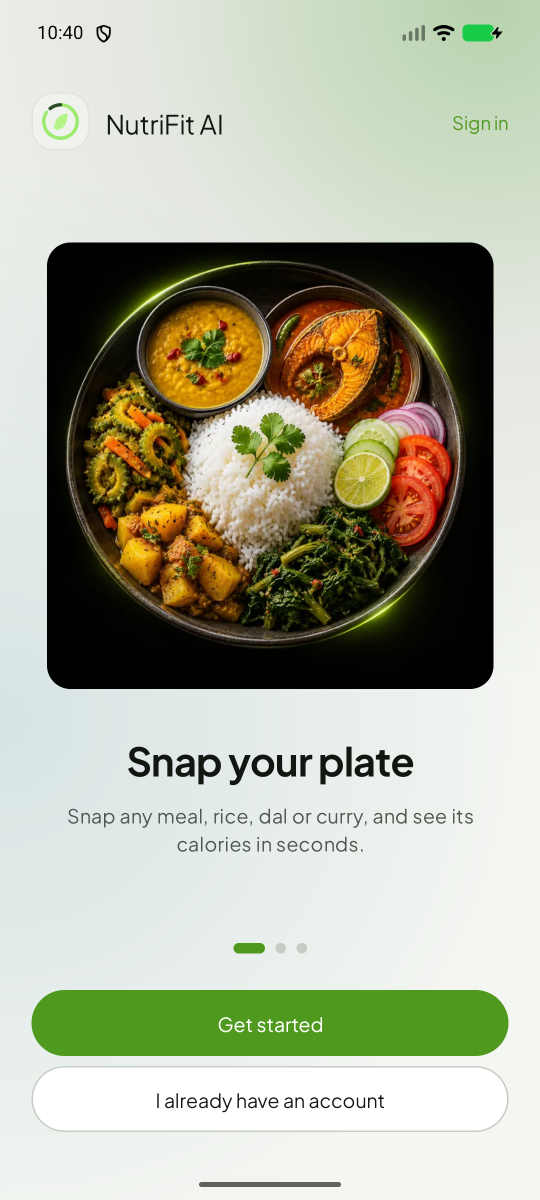
#> input picture docs/screenshots/01_welcome.png, 1080 x 2400 px, given in place of r2.png, which was not available (shown at 1/2 size)
$ python gallery.py ../../docs/screenshots/01_welcome.png ../../docs/screenshots/02_sign_in.png
#> lines starting #> are read from the running program, lines starting #| are printed output that depends on the picture; after the words box and inside, x2 and y2 are one past the last pixel; in counts of white or black regions, pixels touching at a corner belong together
"""Builds README screenshot strips from real app screenshots. Usage: python gallery.py SHOTS_DIR OUT_DIR"""
import sys
from PIL import Image, ImageDraw, ImageFont

SRC, OUT = sys.argv[1], sys.argv[2]
BG, TEXT, MUTED, LIME = (11, 13, 11), (240, 244, 236), (176, 186, 170), (184, 241, 90)
F = "C:/Windows/Fonts/"
TITLE = ImageFont.truetype(F + "segoeuib.ttf", 34)
SUB = ImageFont.truetype(F + "segoeui.ttf", 26)
PH = 1000  # phone image height


def phone(path):
    im = Image.open(path).convert("RGB")
    w = int(im.width * PH / im.height)
#> w = 450
    im = im.resize((w, PH), Image.LANCZOS)
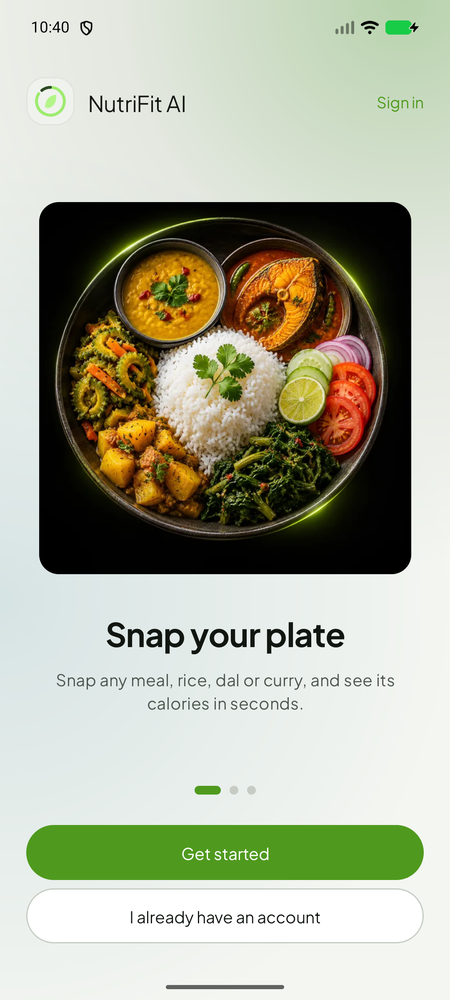
#> im: PIL image 450x1000 RGB; mean R, G, B 171.7, 174.6, 154.7
    mask = Image.new("L", im.size, 0)
#> mask: PIL image 450x1000 L; every value is 0
    ImageDraw.Draw(mask).rounded_rectangle((0, 0, w - 1, PH - 1), 38, fill=255)
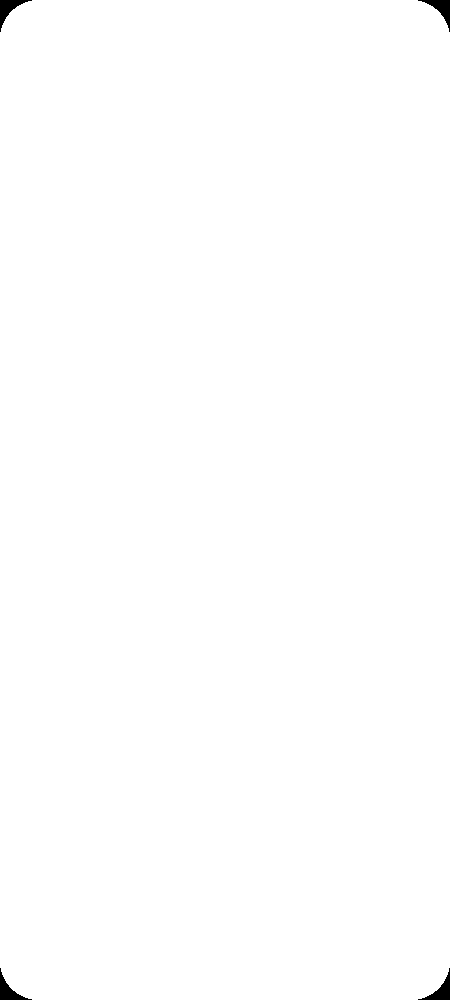
#> mask: PIL image 450x1000 L; 99.7% white; 4 black regions, box (x1, y1, x2, y2) and area: (0, 0, 32, 32) 321, (418, 0, 450, 32) 321, (0, 968, 32, 1000) 321, (418, 968, 450, 1000) 321
    out = Image.new("RGB", im.size, BG)
    out.paste(im, (0, 0), mask)
    return out


def strip(name, items):
    """items: (file, title, subtitle). One row, captions under each screen."""
    ims = [phone(f"{SRC}/{f}") for f, _, _ in items]
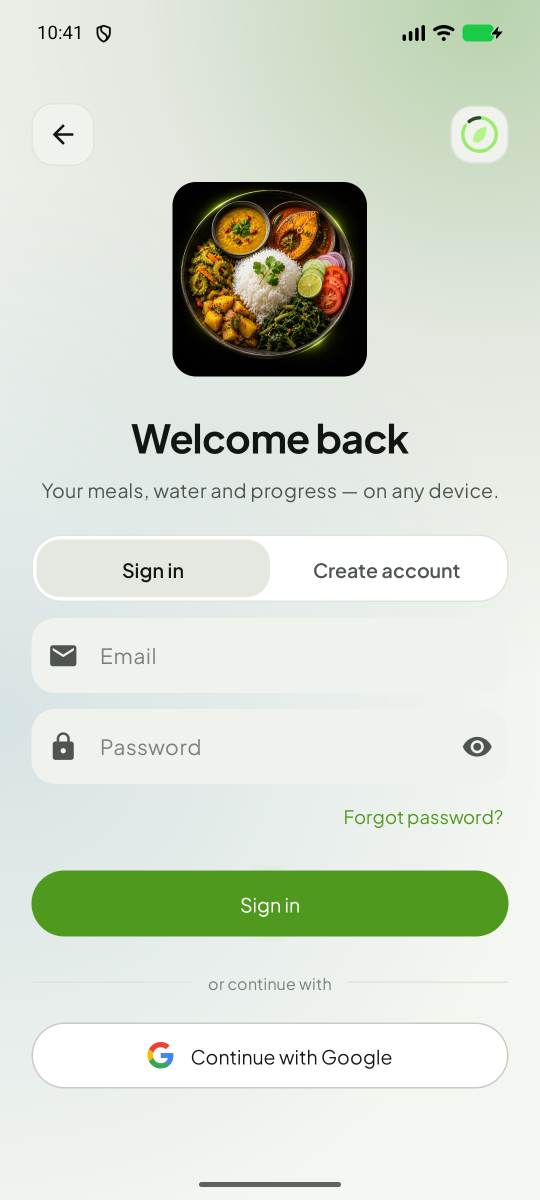
#> input picture docs/screenshots/02_sign_in.png, 1080 x 2400 px, given in place of r3.png, which was not available (shown at 1/2 size)
#> in phone (call 2), `im = im.resize((w, PH), Image.LANCZOS)`:
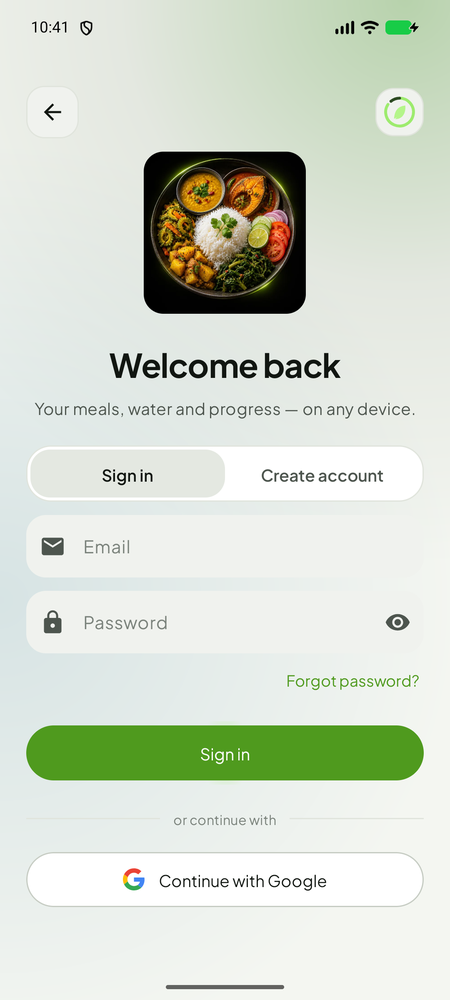
#> im: PIL image 450x1000 RGB; mean R, G, B 212, 219.8, 206.2
    gap = 36
    W = sum(i.width for i in ims) + gap * (len(ims) + 1)
    H = PH + 40 + 120
    canvas = Image.new("RGB", (W, H), BG)
    d = ImageDraw.Draw(canvas)
    x = gap
    for im, (_, t, s) in zip(ims, items):
        canvas.paste(im, (x, 30))
        cx = x + im.width // 2
        d.text((cx, PH + 50), t, font=TITLE, fill=TEXT, anchor="ma")
        d.text((cx, PH + 96), s, font=SUB, fill=MUTED, anchor="ma")
        x += im.width + gap
    if W > 2400:
        canvas = canvas.resize((2400, int(H * 2400 / W)), Image.LANCZOS)
    canvas.save(f"{OUT}/{name}.jpg", quality=88, optimize=True)


#> (the run stopped early here; a loop or call above may not have finished)
